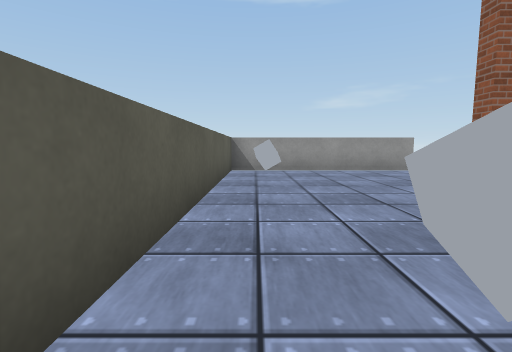
View 1 (above)

15 first-person views from a walk through a scene from a Unity 3-D project. The camera is 0.72 m above the floor, tilts 6° down and sees 85° across. The floor is counted in squares, 1 m on a side. Each view is taken from the middle of a square. On the plan, view 1 faces up. The plan holds only what a view shows up to about 10 squares ahead; the rest is blank. The player character is not drawn. Surface patterns are stand-ins for the level's own textures.

View 2
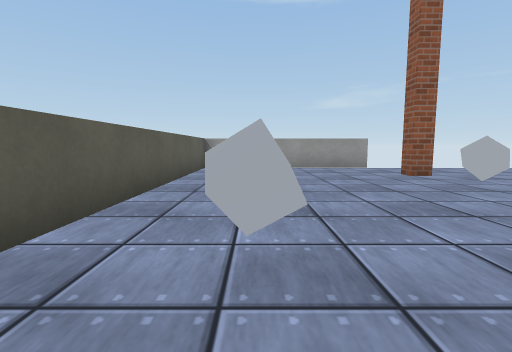

View 3
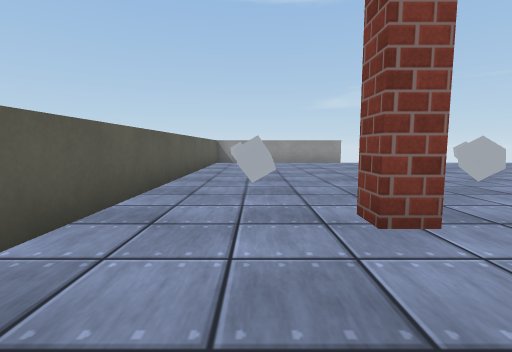

View 4
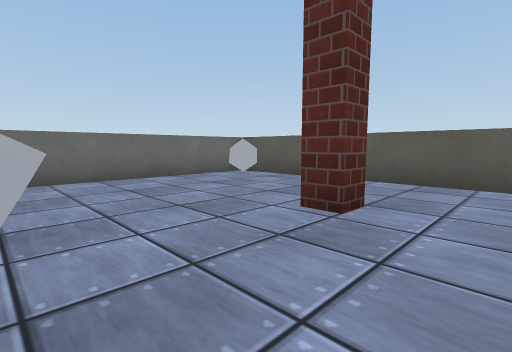

View 5
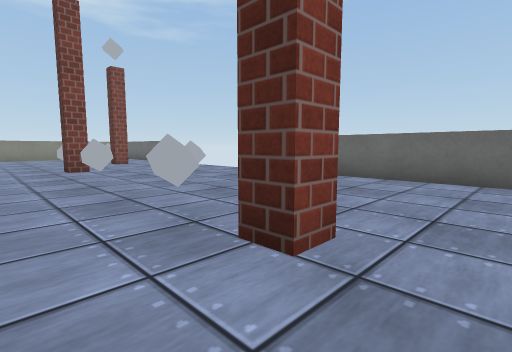

View 6
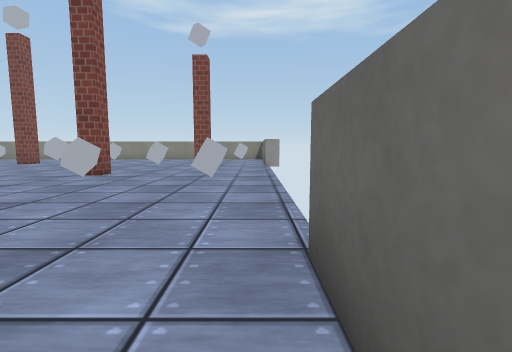

View 7
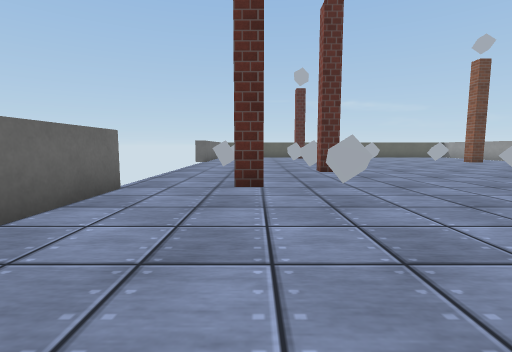

View 8
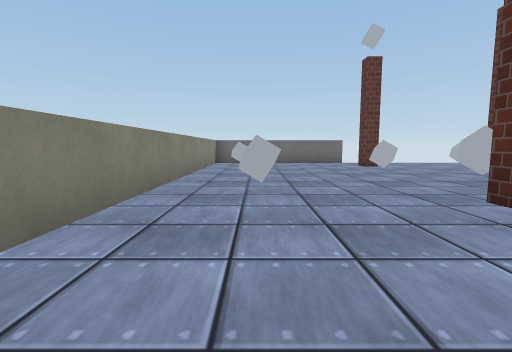

View 9
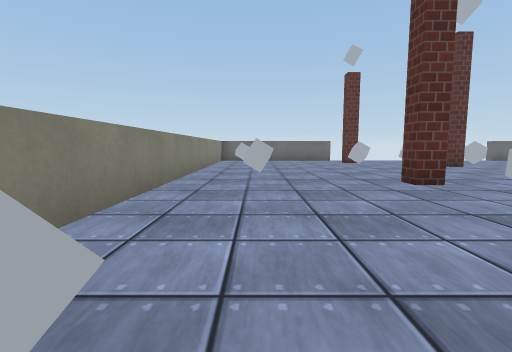

View 10
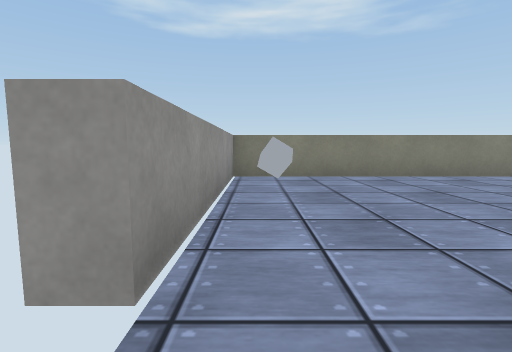

View 11
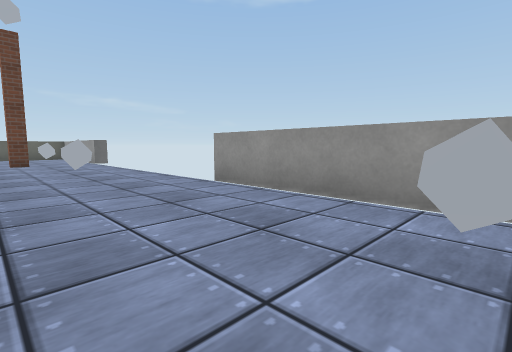

View 12
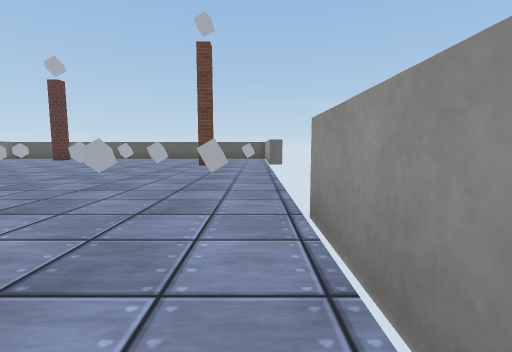

View 13
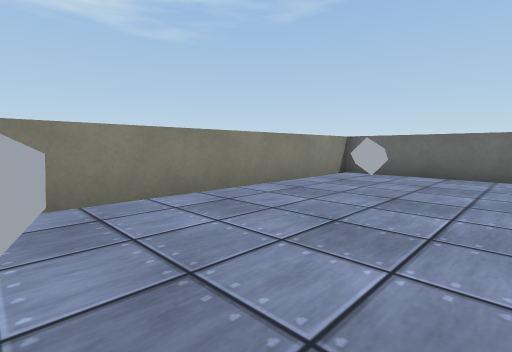

View 14
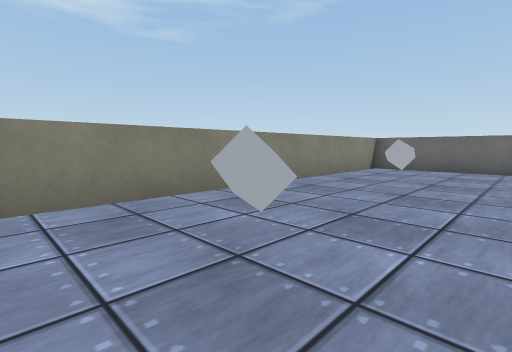

View 15
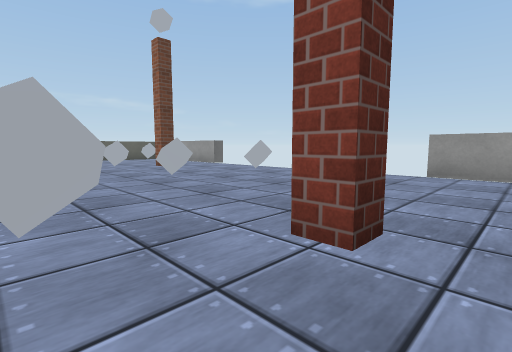

### Floor plan
Points are (right, up) in squares from view 1. A wall is a line through its corners. A room is listed if a view was taken in it or the views show most of it. See-through windows are left out.
Room 1 (views 1, 2, 3, 4, 5, 6, 7, 8, 9, 10, 11, 12, 13, 14, 15)
walls: (9.8, -1.7) (10.3, -1.7) (10.3, -2.2) (9.8, -2.2) (9.8, -1.7); (13.6, 3.2) (14.2, 3.2) (14.2, 2.7) (13.6, 2.7); (12.6, -3.9) (13.2, -3.9) (13.2, -4.4); (5.3, 6.4) (5.3, 5.8) (4.8, 5.8) (4.8, 6.4); (2.5, -1.3) (2.5, -1.8) (2, -1.8) (2, -1.3) (2.5, -1.3); (13.1, -6.4) (18.7, -6.4) (18.7, 8.6) (13.2, 8.6); (4.9, 8.6) (-0.7, 8.6) (-0.7, -2.5); (-0.7, -4.1) (-0.7, -6.4) (4.9, -6.4)
ways out: gap at (5, -7); gap at (5, 9); gap at (13, -7); gap at (13, 9)
objects: other object (0, -5); other object (0, 8); other object (1, 1); other object (5, -2); other object (5, 1); other object (5, 4); other object (9, -5); other object (9, -2); other object (9, 4); other object (9, 7); other object (13, -2); other object (13, 1); other object (13, 4); other object (17, 1); other object (18, -5); other object (18, 8)

Positions as (right, up) in squares from view 1, and headings:
1: (0, 0), facing up
2: (1, -1), facing up
3: (1, -4), facing up
4: (5, 0), facing down-left
5: (1, 0), facing down-right
6: (3, -6), facing right
7: (18, -4), facing left
8: (17, 6), facing down
9: (17, 8), facing down
10: (12, 8), facing right
11: (18, 5), facing up-left
12: (16, 8), facing left
13: (15, 1), facing down-right
14: (15, 3), facing down-right
15: (15, 1), facing up-left
